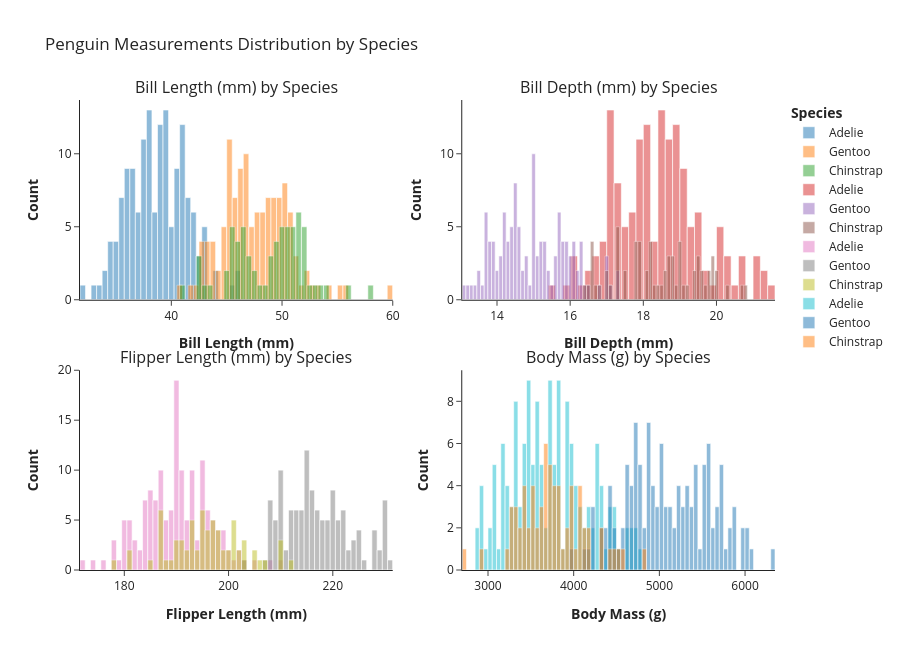

Source (notebook cell):
### Code cell
import pandas as pd
import plotly.express as px
from plotly.subplots import make_subplots
import plotly.graph_objects as go

pdf = df.toPandas()

# Clean axis label titles
label_map = {
    "bill_length_mm": "Bill Length (mm)",
    "bill_depth_mm": "Bill Depth (mm)",
    "flipper_length_mm": "Flipper Length (mm)",
    "body_mass_g": "Body Mass (g)"
}

# Create 2x2 subplot grid
fig = make_subplots(
    rows=2, cols=2,
    subplot_titles=[f"{label} by Species" for label in label_map.values()],
    horizontal_spacing=0.1,
    vertical_spacing=0.15
)

columns = list(label_map.keys())
positions = [(1, 1), (1, 2), (2, 1), (2, 2)]

# Add histograms to each subplot
for col, (row, col_num) in zip(columns, positions):
    for species in pdf["species"].unique():
        subset = pdf[pdf["species"] == species]
        fig.add_trace(
            go.Histogram(
                x=subset[col],
                name=species,
                nbinsx=50,
                opacity=0.5,
                showlegend=True   # <-- legend ON for all traces
            ),
            row=row, col=col_num
        )

    fig.update_xaxes(title_text=f"<b>{label_map[col]}</b>", row=row, col=col_num)
    fig.update_yaxes(title_text="<b>Count</b>", row=row, col=col_num)

# Unified legend settings
fig.update_layout(
    title_text="Penguin Measurements Distribution by Species",
    height=650,
    template="simple_white",
    barmode='overlay',
    legend=dict(
        title="<b>Species</b>",
        tracegroupgap=0
    )
)

fig.show()

### Figure 1 — Plotly figure (JSON) as saved in the notebook; plotly's stock layout.template omitted (floating-point values rounded to 4 significant figures; data arrays with more than 128 entries replaced by an {"elided": "..."} marker saying what was removed)
{"data": [{"name": "Adelie", "nbinsx": 50, "opacity": 0.5, "showlegend": true, "type": "histogram", "x": {"elided": "152 float values"}, "xaxis": "x", "yaxis": "y"}, {"name": "Gentoo", "nbinsx": 50, "opacity": 0.5, "showlegend": true, "type": "histogram", "x": [46.1, 50.0, 48.7, 50.0, 47.6, 46.5, 45.4, 46.7, 43.3, 46.8, 40.9, 49.0, 45.5, 48.4, 45.8, 49.3, 42.0, 49.2, 46.2, 48.7, 50.2, 45.1, 46.5, 46.3, 42.9, 46.1, 44.5, 47.8, 48.2, 50.0, 47.3, 42.8, 45.1, 59.6, 49.1, 48.4, 42.6, 44.4, 44.0, 48.7, 42.7, 49.6, 45.3, 49.6, 50.5, 43.6, 45.5, 50.5, 44.9, 45.2, 46.6, 48.5, 45.1, 50.1, 46.5, 45.0, 43.8, 45.5, 43.2, 50.4, 45.3, 46.2, 45.7, 54.3, 45.8, 49.8, 46.2, 49.5, 43.5, 50.7, 47.7, 46.4, 48.2, 46.5, 46.4, 48.6, 47.5, 51.1, 45.2, 45.2, 49.1, 52.5, 47.4, 50.0, 44.9, 50.8, 43.4, 51.3, 47.5, 52.1, 47.5, 52.2, 45.5, 49.5, 44.5, 50.8, 49.4, 46.9, 48.4, 51.1, 48.5, 55.9, 47.2, 49.1, 47.3, 46.8, 41.7, 53.4, 43.3, 48.1, 50.5, 49.8, 43.5, 51.5, 46.2, 55.1, 44.5, 48.8, 47.2, NaN, 46.8, 50.4, 45.2, 49.9], "xaxis": "x", "yaxis": "y"}, {"name": "Chinstrap", "nbinsx": 50, "opacity": 0.5, "showlegend": true, "type": "histogram", "x": [46.5, 50.0, 51.3, 45.4, 52.7, 45.2, 46.1, 51.3, 46.0, 51.3, 46.6, 51.7, 47.0, 52.0, 45.9, 50.5, 50.3, 58.0, 46.4, 49.2, 42.4, 48.5, 43.2, 50.6, 46.7, 52.0, 50.5, 49.5, 46.4, 52.8, 40.9, 54.2, 42.5, 51.0, 49.7, 47.5, 47.6, 52.0, 46.9, 53.5, 49.0, 46.2, 50.9, 45.5, 50.9, 50.8, 50.1, 49.0, 51.5, 49.8, 48.1, 51.4, 45.7, 50.7, 42.5, 52.2, 45.2, 49.3, 50.2, 45.6, 51.9, 46.8, 45.7, 55.8, 43.5, 49.6, 50.8, 50.2], "xaxis": "x", "yaxis": "y"}, {"name": "Adelie", "nbinsx": 50, "opacity": 0.5, "showlegend": true, "type": "histogram", "x": {"elided": "152 float values"}, "xaxis": "x2", "yaxis": "y2"}, {"name": "Gentoo", "nbinsx": 50, "opacity": 0.5, "showlegend": true, "type": "histogram", "x": [13.2, 16.3, 14.1, 15.2, 14.5, 13.5, 14.6, 15.3, 13.4, 15.4, 13.7, 16.1, 13.7, 14.6, 14.6, 15.7, 13.5, 15.2, 14.5, 15.1, 14.3, 14.5, 14.5, 15.8, 13.1, 15.1, 14.3, 15.0, 14.3, 15.3, 15.3, 14.2, 14.5, 17.0, 14.8, 16.3, 13.7, 17.3, 13.6, 15.7, 13.7, 16.0, 13.7, 15.0, 15.9, 13.9, 13.9, 15.9, 13.3, 15.8, 14.2, 14.1, 14.4, 15.0, 14.4, 15.4, 13.9, 15.0, 14.5, 15.3, 13.8, 14.9, 13.9, 15.7, 14.2, 16.8, 14.4, 16.2, 14.2, 15.0, 15.0, 15.6, 15.6, 14.8, 15.0, 16.0, 14.2, 16.3, 13.8, 16.4, 14.5, 15.6, 14.6, 15.9, 13.8, 17.3, 14.4, 14.2, 14.0, 17.0, 15.0, 17.1, 14.5, 16.1, 14.7, 15.7, 15.8, 14.6, 14.4, 16.5, 15.0, 17.0, 15.5, 15.0, 13.8, 16.1, 14.7, 15.8, 14.0, 15.1, 15.2, 15.9, 15.2, 16.3, 14.1, 16.0, 15.7, 16.2, 13.7, NaN, 14.3, 15.7, 14.8, 16.1], "xaxis": "x2", "yaxis": "y2"}, {"name": "Chinstrap", "nbinsx": 50, "opacity": 0.5, "showlegend": true, "type": "histogram", "x": [17.9, 19.5, 19.2, 18.7, 19.8, 17.8, 18.2, 18.2, 18.9, 19.9, 17.8, 20.3, 17.3, 18.1, 17.1, 19.6, 20.0, 17.8, 18.6, 18.2, 17.3, 17.5, 16.6, 19.4, 17.9, 19.0, 18.4, 19.0, 17.8, 20.0, 16.6, 20.8, 16.7, 18.8, 18.6, 16.8, 18.3, 20.7, 16.6, 19.9, 19.5, 17.5, 19.1, 17.0, 17.9, 18.5, 17.9, 19.6, 18.7, 17.3, 16.4, 19.0, 17.3, 19.7, 17.3, 18.8, 16.6, 19.9, 18.8, 19.4, 19.5, 16.5, 17.0, 19.8, 18.1, 18.2, 19.0, 18.7], "xaxis": "x2", "yaxis": "y2"}, {"name": "Adelie", "nbinsx": 50, "opacity": 0.5, "showlegend": true, "type": "histogram", "x": {"elided": "152 float values"}, "xaxis": "x3", "yaxis": "y3"}, {"name": "Gentoo", "nbinsx": 50, "opacity": 0.5, "showlegend": true, "type": "histogram", "x": [211.0, 230.0, 210.0, 218.0, 215.0, 210.0, 211.0, 219.0, 209.0, 215.0, 214.0, 216.0, 214.0, 213.0, 210.0, 217.0, 210.0, 221.0, 209.0, 222.0, 218.0, 215.0, 213.0, 215.0, 215.0, 215.0, 216.0, 215.0, 210.0, 220.0, 222.0, 209.0, 207.0, 230.0, 220.0, 220.0, 213.0, 219.0, 208.0, 208.0, 208.0, 225.0, 210.0, 216.0, 222.0, 217.0, 210.0, 225.0, 213.0, 215.0, 210.0, 220.0, 210.0, 225.0, 217.0, 220.0, 208.0, 220.0, 208.0, 224.0, 208.0, 221.0, 214.0, 231.0, 219.0, 230.0, 214.0, 229.0, 220.0, 223.0, 216.0, 221.0, 221.0, 217.0, 216.0, 230.0, 209.0, 220.0, 215.0, 223.0, 212.0, 221.0, 212.0, 224.0, 212.0, 228.0, 218.0, 218.0, 212.0, 230.0, 218.0, 228.0, 212.0, 224.0, 214.0, 226.0, 216.0, 222.0, 203.0, 225.0, 219.0, 228.0, 215.0, 228.0, 216.0, 215.0, 210.0, 219.0, 208.0, 209.0, 216.0, 229.0, 213.0, 230.0, 217.0, 230.0, 217.0, 222.0, 214.0, NaN, 215.0, 222.0, 212.0, 213.0], "xaxis": "x3", "yaxis": "y3"}, {"name": "Chinstrap", "nbinsx": 50, "opacity": 0.5, "showlegend": true, "type": "histogram", "x": [192.0, 196.0, 193.0, 188.0, 197.0, 198.0, 178.0, 197.0, 195.0, 198.0, 193.0, 194.0, 185.0, 201.0, 190.0, 201.0, 197.0, 181.0, 190.0, 195.0, 181.0, 191.0, 187.0, 193.0, 195.0, 197.0, 200.0, 200.0, 191.0, 205.0, 187.0, 201.0, 187.0, 203.0, 195.0, 199.0, 195.0, 210.0, 192.0, 205.0, 210.0, 187.0, 196.0, 196.0, 196.0, 201.0, 190.0, 212.0, 187.0, 198.0, 199.0, 201.0, 193.0, 203.0, 187.0, 197.0, 191.0, 203.0, 202.0, 194.0, 206.0, 189.0, 195.0, 207.0, 202.0, 193.0, 210.0, 198.0], "xaxis": "x3", "yaxis": "y3"}, {"name": "Adelie", "nbinsx": 50, "opacity": 0.5, "showlegend": true, "type": "histogram", "x": {"elided": "152 float values"}, "xaxis": "x4", "yaxis": "y4"}, {"name": "Gentoo", "nbinsx": 50, "opacity": 0.5, "showlegend": true, "type": "histogram", "x": [4500.0, 5700.0, 4450.0, 5700.0, 5400.0, 4550.0, 4800.0, 5200.0, 4400.0, 5150.0, 4650.0, 5550.0, 4650.0, 5850.0, 4200.0, 5850.0, 4150.0, 6300.0, 4800.0, 5350.0, 5700.0, 5000.0, 4400.0, 5050.0, 5000.0, 5100.0, 4100.0, 5650.0, 4600.0, 5550.0, 5250.0, 4700.0, 5050.0, 6050.0, 5150.0, 5400.0, 4950.0, 5250.0, 4350.0, 5350.0, 3950.0, 5700.0, 4300.0, 4750.0, 5550.0, 4900.0, 4200.0, 5400.0, 5100.0, 5300.0, 4850.0, 5300.0, 4400.0, 5000.0, 4900.0, 5050.0, 4300.0, 5000.0, 4450.0, 5550.0, 4200.0, 5300.0, 4400.0, 5650.0, 4700.0, 5700.0, 4650.0, 5800.0, 4700.0, 5550.0, 4750.0, 5000.0, 5100.0, 5200.0, 4700.0, 5800.0, 4600.0, 6000.0, 4750.0, 5950.0, 4625.0, 5450.0, 4725.0, 5350.0, 4750.0, 5600.0, 4600.0, 5300.0, 4875.0, 5550.0, 4950.0, 5400.0, 4750.0, 5650.0, 4850.0, 5200.0, 4925.0, 4875.0, 4625.0, 5250.0, 4850.0, 5600.0, 4975.0, 5500.0, 4725.0, 5500.0, 4700.0, 5500.0, 4575.0, 5500.0, 5000.0, 5950.0, 4650.0, 5500.0, 4375.0, 5850.0, 4875.0, 6000.0, 4925.0, NaN, 4850.0, 5750.0, 5200.0, 5400.0], "xaxis": "x4", "yaxis": "y4"}, {"name": "Chinstrap", "nbinsx": 50, "opacity": 0.5, "showlegend": true, "type": "histogram", "x": [3500.0, 3900.0, 3650.0, 3525.0, 3725.0, 3950.0, 3250.0, 3750.0, 4150.0, 3700.0, 3800.0, 3775.0, 3700.0, 4050.0, 3575.0, 4050.0, 3300.0, 3700.0, 3450.0, 4400.0, 3600.0, 3400.0, 2900.0, 3800.0, 3300.0, 4150.0, 3400.0, 3800.0, 3700.0, 4550.0, 3200.0, 4300.0, 3350.0, 4100.0, 3600.0, 3900.0, 3850.0, 4800.0, 2700.0, 4500.0, 3950.0, 3650.0, 3550.0, 3500.0, 3675.0, 4450.0, 3400.0, 4300.0, 3250.0, 3675.0, 3325.0, 3950.0, 3600.0, 4050.0, 3350.0, 3450.0, 3250.0, 4050.0, 3800.0, 3525.0, 3950.0, 3650.0, 3650.0, 4000.0, 3400.0, 3775.0, 4100.0, 3775.0], "xaxis": "x4", "yaxis": "y4"}], "layout": {"annotations": [{"font": {"size": 16}, "showarrow": false, "text": "Bill Length (mm) by Species", "x": 0.225, "xanchor": "center", "xref": "paper", "y": 1, "yanchor": "bottom", "yref": "paper"}, {"font": {"size": 16}, "showarrow": false, "text": "Bill Depth (mm) by Species", "x": 0.775, "xanchor": "center", "xref": "paper", "y": 1, "yanchor": "bottom", "yref": "paper"}, {"font": {"size": 16}, "showarrow": false, "text": "Flipper Length (mm) by Species", "x": 0.225, "xanchor": "center", "xref": "paper", "y": 0.425, "yanchor": "bottom", "yref": "paper"}, {"font": {"size": 16}, "showarrow": false, "text": "Body Mass (g) by Species", "x": 0.775, "xanchor": "center", "xref": "paper", "y": 0.425, "yanchor": "bottom", "yref": "paper"}], "barmode": "overlay", "height": 650, "legend": {"title": {"text": "<b>Species</b>"}, "tracegroupgap": 0}, "title": {"text": "Penguin Measurements Distribution by Species"}, "xaxis": {"anchor": "y", "domain": [0, 0.45], "title": {"text": "<b>Bill Length (mm)</b>"}}, "xaxis2": {"anchor": "y2", "domain": [0.55, 1], "title": {"text": "<b>Bill Depth (mm)</b>"}}, "xaxis3": {"anchor": "y3", "domain": [0, 0.45], "title": {"text": "<b>Flipper Length (mm)</b>"}}, "xaxis4": {"anchor": "y4", "domain": [0.55, 1], "title": {"text": "<b>Body Mass (g)</b>"}}, "yaxis": {"anchor": "x", "domain": [0.575, 1], "title": {"text": "<b>Count</b>"}}, "yaxis2": {"anchor": "x2", "domain": [0.575, 1], "title": {"text": "<b>Count</b>"}}, "yaxis3": {"anchor": "x3", "domain": [0, 0.425], "title": {"text": "<b>Count</b>"}}, "yaxis4": {"anchor": "x4", "domain": [0, 0.425], "title": {"text": "<b>Count</b>"}}}}
